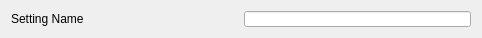
<?xml version="1.0" encoding="UTF-8"?>
<ui version="4.0">
 <class>omwp_settingsrow</class>
 <widget class="QWidget" name="omwp_settingsrow">
  <property name="geometry">
   <rect>
    <x>0</x>
    <y>0</y>
    <width>482</width>
    <height>38</height>
   </rect>
  </property>
  <property name="minimumSize">
   <size>
    <width>0</width>
    <height>38</height>
   </size>
  </property>
  <property name="windowTitle">
   <string>Form</string>
  </property>
  <layout class="QHBoxLayout" name="horizontalLayout">
   <item>
    <widget class="QLabel" name="lblSetting">
     <property name="sizePolicy">
      <sizepolicy hsizetype="MinimumExpanding" vsizetype="Preferred">
       <horstretch>0</horstretch>
       <verstretch>0</verstretch>
      </sizepolicy>
     </property>
     <property name="text">
      <string>Setting Name</string>
     </property>
    </widget>
   </item>
   <item>
    <widget class="QLineEdit" name="txtSetting"/>
   </item>
  </layout>
 </widget>
 <resources/>
 <connections/>
</ui>
